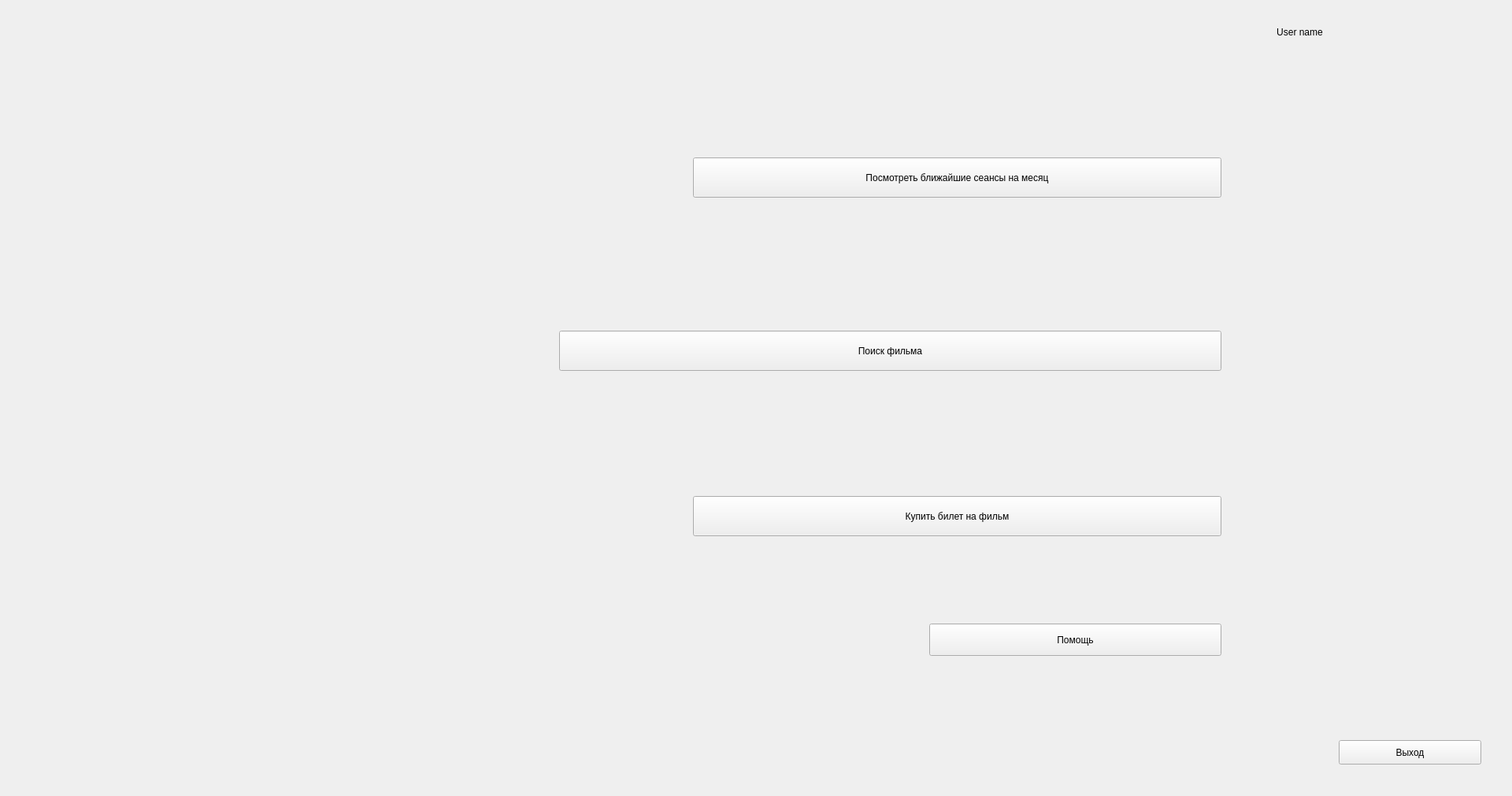
<?xml version="1.0" encoding="UTF-8"?>
<ui version="4.0">
 <class>MainWindow</class>
 <widget class="QMainWindow" name="MainWindow">
  <property name="geometry">
   <rect>
    <x>0</x>
    <y>0</y>
    <width>1920</width>
    <height>1011</height>
   </rect>
  </property>
  <property name="windowTitle">
   <string>MainWindow</string>
  </property>
  <widget class="QWidget" name="centralwidget">
   <widget class="QLabel" name="names">
    <property name="geometry">
     <rect>
      <x>1410</x>
      <y>20</y>
      <width>481</width>
      <height>41</height>
     </rect>
    </property>
    <property name="text">
     <string>User name</string>
    </property>
    <property name="alignment">
     <set>Qt::AlignCenter</set>
    </property>
   </widget>
   <widget class="QPushButton" name="schedule_button">
    <property name="geometry">
     <rect>
      <x>880</x>
      <y>200</y>
      <width>671</width>
      <height>51</height>
     </rect>
    </property>
    <property name="text">
     <string>Посмотреть ближайшие сеансы на месяц</string>
    </property>
   </widget>
   <widget class="QPushButton" name="search_button">
    <property name="geometry">
     <rect>
      <x>710</x>
      <y>420</y>
      <width>841</width>
      <height>51</height>
     </rect>
    </property>
    <property name="text">
     <string>Поиск фильма</string>
    </property>
   </widget>
   <widget class="QPushButton" name="exit_button">
    <property name="geometry">
     <rect>
      <x>1700</x>
      <y>940</y>
      <width>181</width>
      <height>31</height>
     </rect>
    </property>
    <property name="text">
     <string>Выход</string>
    </property>
   </widget>
   <widget class="QPushButton" name="buy_button">
    <property name="geometry">
     <rect>
      <x>880</x>
      <y>630</y>
      <width>671</width>
      <height>51</height>
     </rect>
    </property>
    <property name="text">
     <string>Купить билет на фильм</string>
    </property>
   </widget>
   <widget class="QPushButton" name="help_button">
    <property name="geometry">
     <rect>
      <x>1180</x>
      <y>792</y>
      <width>371</width>
      <height>41</height>
     </rect>
    </property>
    <property name="text">
     <string>Помощь</string>
    </property>
   </widget>
  </widget>
 </widget>
 <resources/>
 <connections/>
</ui>
